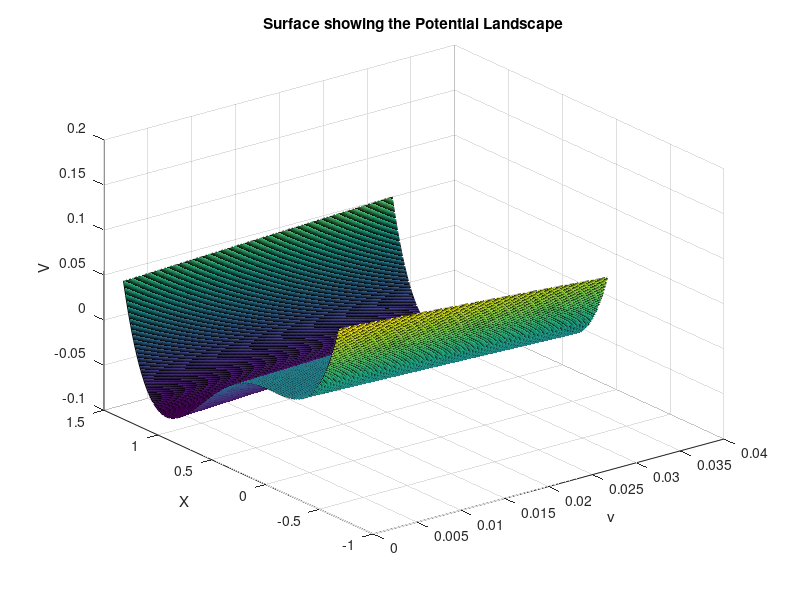

Recreate this plot in MATLAB.
clear

X = linspace(-0.6, 1.4, 301);
v = linspace(1e-3, 10^(-1.5), 301);
V = zeros(length(v), length(X));

%%

for i = 1:length(v)
    for j = 1:length(X)
        vi = v(i);
        Xi = X(j);
        V(j, i) = (1/4)*Xi^4 - (1/3)*Xi^3 - (1/2)*Xi^2*vi + Xi*vi;
    end
end

%%
surf(v, X, V)
xlabel('\nu')
ylabel('X')
zlabel('V')
title('Surface showing the Potential Landscape')

